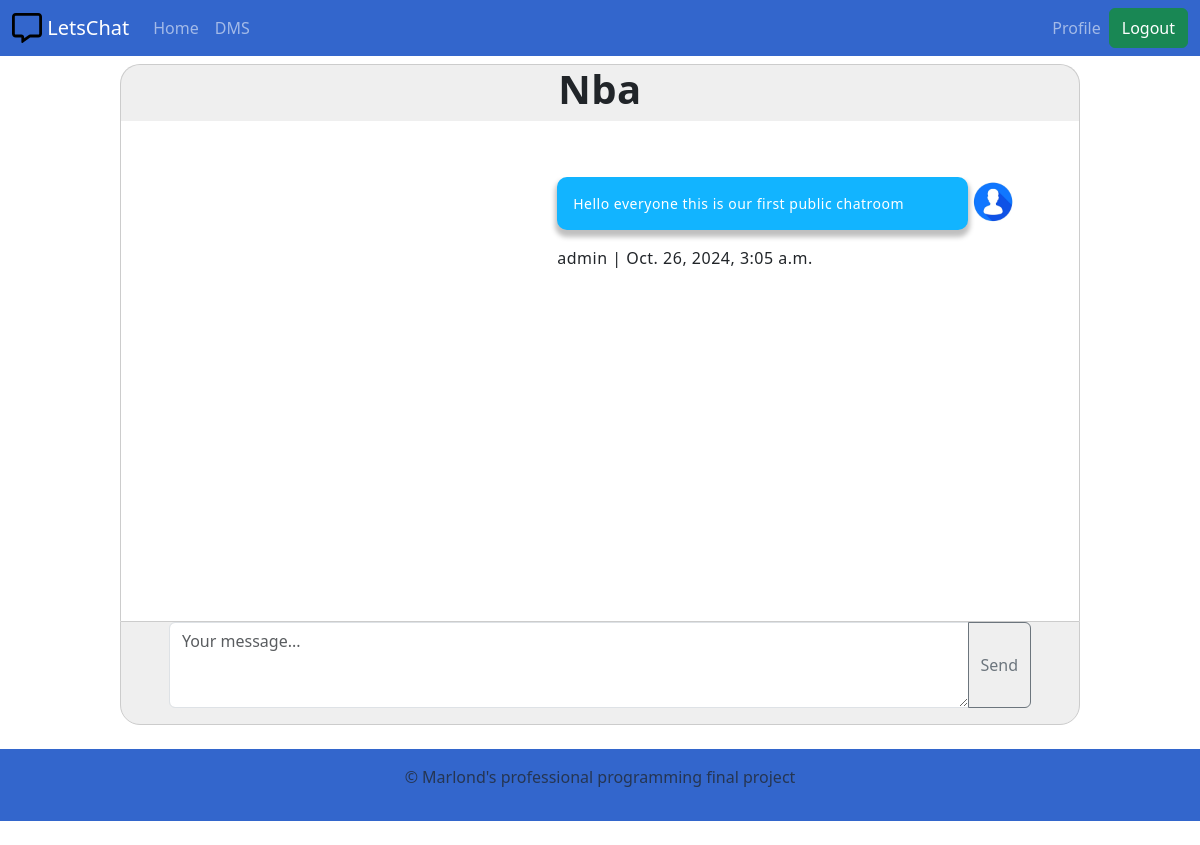
The app's page /letschat/nba/ (signed in), older data.
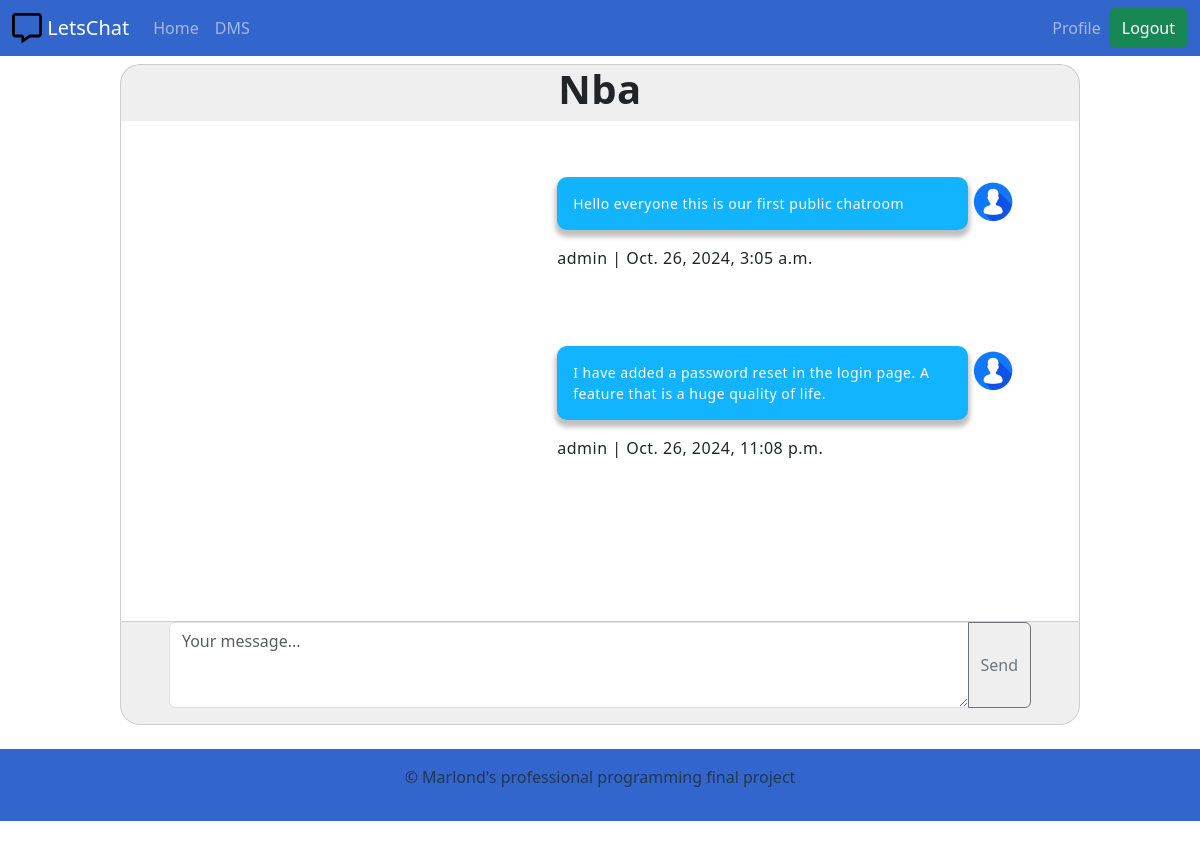
The same page, newer data.
### chat/models.py (models this page shows, shortened)
class PublicChatRoom(models.Model):
    name = models.CharField(max_length=100,unique=True)
    public = models.BooleanField(default=False)
    slug = models.SlugField(unique=True)

class Message(models.Model):
    room = models.ForeignKey(PublicChatRoom, on_delete=models.CASCADE)
    sender = models.ForeignKey(User, on_delete=models.CASCADE)
    content = models.TextField()
    timestamp = models.DateTimeField(auto_now_add=True)

### users/models.py (models this page shows, shortened)
class Profile(models.Model):
    user = models.OneToOneField(User, on_delete=models.CASCADE)
    pic = models.ImageField(upload_to="profile/", default='profile/default.png')

### chat/views.py (the view)
# urls.py: path('<slug:slug>/',views.room, name='room'),
@login_required(login_url='/login/')
def room(request, slug):
    room = PublicChatRoom.objects.get(slug=slug)
    chat_messages = Message.objects.filter(room=room)
    auth_user = request.user
    return render(request, 'chat/public/room.html', { 'chat_messages' : chat_messages,'room':room, 'auth_user':auth_user})

### chat/templates/chat/public/room.html (shortened to what this page needs)
<!DOCTYPE html>
{% extends 'layout.html' %}
{% block content %}
    <div class="message-wrapper">
        <div class="chat-header">
            <h1>{{room.name}}</h1>
        </div>
        <div class="chat-messages">
            <section class="chat">
                {% for message in chat_messages%}
                    {% if user == message.sender %}
                        <div class="user-chats">
                            <div class="user-img">
                                <img height="50px" src="{{message.sender.profile.pic.url}}"></img>
                            </div>
                            <div class="msg">
                                <div class="user-msg">
                                    <p class="text-start">{{ message.content }}</p>
                                    <span>{{ message.sender }} | {{ message.timestamp }}</span>
                                </div>
                            </div>
                        </div>
                    {% endif %}
                    <br>
                {% endfor %}
            </section>
        </div>
        <form id="message-form" class="chat-bottom">
            <div class="input-group mb-3">
                <textarea class="form-control" id="message-input" rows="3" placeholder="Your message..." aria-describedby="btn-send"></textarea>
                <button class="btn btn-outline-secondary" type="submit" id="btn-send">Send</button>
            </div>
        </form>
    </div>
{% endblock %}

### templates/layout.html (shortened to what this page needs)
<!DOCTYPE html>
{% load static %}
<html lang="en">
<head>
    <link rel="stylesheet" href="{% static 'css/chat_style.css' %}">
    <link href="https://cdn.jsdelivr.net/npm/bootstrap@5.3.3/dist/css/bootstrap.min.css" rel="stylesheet">
</head>
<body>
    <main>
        {% if request.user.is_authenticated %}
        <header class="site-header">
            <nav class="navbar navbar-dark navbar-expand-lg fixed-top" style="background-color: #3366cc;">
                <div class="container-fluid">
                    <a class="navbar-brand mr-4" href="{% url 'home' %}">
                        LetsChat
                    </a>
                    <div class="collapse navbar-collapse" id="navbarToggle">
                        <div class="navbar-nav me-auto mb-2 mb-lg-0">
                            <a href="{% url 'home' %}" class="nav-item nav-link">
                                Home
                            </a>
                            <a href="{% url 'private_room' %}" class="nav-item nav-link">
                                DMS
                            </a>
                        </div>
                        <div class="navbar-nav">
                            <a href="{% url 'profile' %}" class="nav-item nav-link">
                                Profile
                            </a>
                            <form method="post" class="d-flex"  action="{% url 'logout' %}">
                                <button type="submit" class="btn btn-success">Logout</button>
                            </form>
                        </div>
                    </div>
                </div>
            </nav>
        </header>
        {% endif %}
        <div class="wrapper">
            {% block content %}{% endblock %}
        </div>
    </main>
    <footer class="py-3 my-4" class="relative-bottom" style="background-color: #3366cc;">
        <p class="text-center text-body-secondary">© Marlond's professional programming final project</p>
    </footer>
</body>
</html>

### static/css/chat_style.css (style rules this page uses)
main { min-height: 600px; }
.wrapper { margin-top: 4rem; }
.message-wrapper { width: 80%; margin: auto; letter-spacing: 0.5px; height: 80%; }
.chat-header { border: 1px solid #ccc; width: 100%; height: 10%; border-bottom: none; display: inline-block; background-color: #efefef; margin: 0; border-top-left-radius: 20px; border-top-right-radius: 20px; }
.chat-header h1 { text-align: center; font-weight: bold; }
.chat-messages { border-left: 1px solid #ccc; border-right: 1px solid #ccc; overflow: hidden; min-height: 500px; padding: 30px 0 0 25px; }
.chat { max-height: 500px; overflow-y: auto; }
.chat-bottom { border: 1px solid #ccc; position: relative; height: 11%; background-color: rgb(239 239 239); border-bottom-left-radius: 20px; border-bottom-right-radius: 20px; }
.chat-bottom div { width: 90%; margin: 0 auto; }
.user-chats { overflow: hidden; margin: 26px 20px; }
.user-img { display: inline-block; width: 75px; float: right; margin-right: 1rem; }
.user-msg { float: right; width: 46%; }
.user-msg p { background-color: #12b4ff; color: #fff; border-radius: 10px; font-size: 14px; padding: 5px 10px 5px 12px; width: 100%; padding: 1rem; box-shadow: rgb(0 0 0 / 25%) 0px 5px 5px 2px; }
p { overflow: break-word; }

### templates/layout.html (style rules this page uses)
img { border-radius: 50%; }

Row changes from the older to the newer data that the page shows:
added Message: sender.profile.pic (placeholder picture), content "I have added a password reset in the login page. A feature that is a huge quality of life.", sender "admin", timestamp "Oct. 26, 2024, 11:08 p.m."
